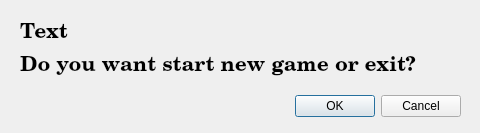
<?xml version="1.0" encoding="UTF-8"?>
<ui version="4.0">
 <class>DialogNewGame</class>
 <widget class="QDialog" name="DialogNewGame">
  <property name="geometry">
   <rect>
    <x>0</x>
    <y>0</y>
    <width>480</width>
    <height>133</height>
   </rect>
  </property>
  <property name="windowTitle">
   <string>Game Over</string>
  </property>
  <property name="windowIcon">
   <iconset resource="imageResourse.qrc">
    <normaloff>:/x.jpg</normaloff>:/x.jpg</iconset>
  </property>
  <widget class="QDialogButtonBox" name="buttonBox">
   <property name="geometry">
    <rect>
     <x>120</x>
     <y>90</y>
     <width>341</width>
     <height>32</height>
    </rect>
   </property>
   <property name="orientation">
    <enum>Qt::Horizontal</enum>
   </property>
   <property name="standardButtons">
    <set>QDialogButtonBox::Cancel|QDialogButtonBox::Ok</set>
   </property>
  </widget>
  <widget class="QLabel" name="label">
   <property name="geometry">
    <rect>
     <x>20</x>
     <y>17</y>
     <width>431</width>
     <height>31</height>
    </rect>
   </property>
   <property name="font">
    <font>
     <family>Century Schoolbook</family>
     <pointsize>16</pointsize>
     <weight>75</weight>
     <bold>true</bold>
    </font>
   </property>
   <property name="text">
    <string>Text</string>
   </property>
  </widget>
  <widget class="QLabel" name="label_2">
   <property name="geometry">
    <rect>
     <x>20</x>
     <y>50</y>
     <width>451</width>
     <height>31</height>
    </rect>
   </property>
   <property name="font">
    <font>
     <family>Century Schoolbook</family>
     <pointsize>16</pointsize>
     <weight>75</weight>
     <bold>true</bold>
    </font>
   </property>
   <property name="text">
    <string>Do you want start new game or exit?</string>
   </property>
  </widget>
 </widget>
 <resources>
  <include location="imageResourse.qrc"/>
 </resources>
 <connections>
  <connection>
   <sender>buttonBox</sender>
   <signal>accepted()</signal>
   <receiver>DialogNewGame</receiver>
   <slot>accept()</slot>
   <hints>
    <hint type="sourcelabel">
     <x>248</x>
     <y>254</y>
    </hint>
    <hint type="destinationlabel">
     <x>157</x>
     <y>274</y>
    </hint>
   </hints>
  </connection>
  <connection>
   <sender>buttonBox</sender>
   <signal>rejected()</signal>
   <receiver>DialogNewGame</receiver>
   <slot>reject()</slot>
   <hints>
    <hint type="sourcelabel">
     <x>316</x>
     <y>260</y>
    </hint>
    <hint type="destinationlabel">
     <x>286</x>
     <y>274</y>
    </hint>
   </hints>
  </connection>
 </connections>
</ui>
